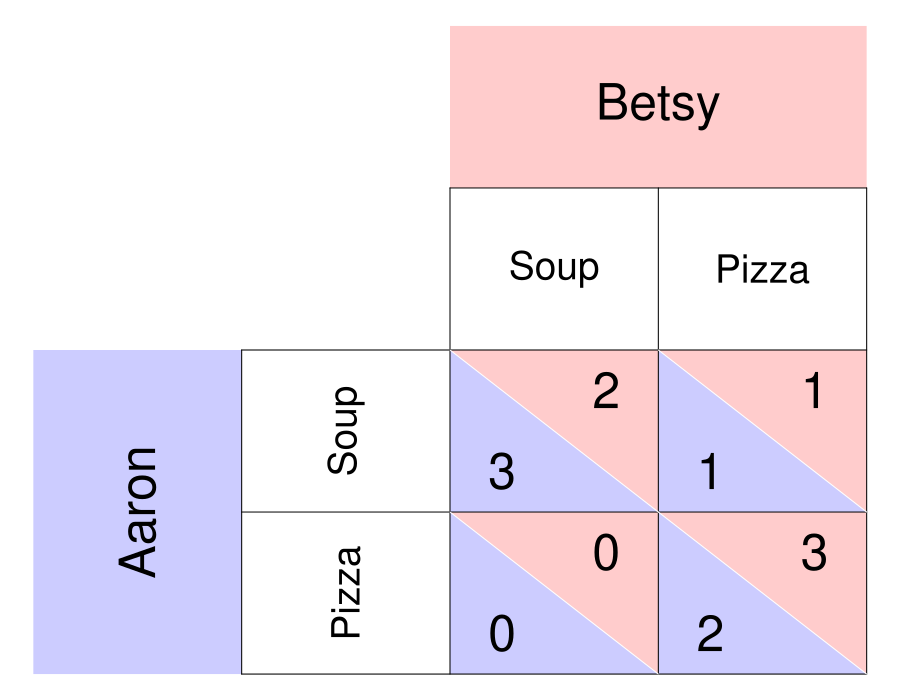

Recreate this plot in R.
require(ggplot2)
require(shape)
pdf(file = "society/aaron_betsy_soup_pizza.pdf", width = 9, height = 7)

par(mar =  c(0, 0, 0, 0))
xlims <- c(0, 8)
ylims <- c(0, 8)

#TextSizes
PlayerSize <- 3
StratSize <- 2.3
PayoffSize <- 3
p1fadelevel <- 0.2
p2fadelevel <- 0.2

#Payoffs are listed as c("NW", "SW", "NE", "SE")

#Considerations for Player 1
P1Name <- c("Aaron")
P1Strat <- c("Soup", "Pizza")
P1Payoffs <- c("3", "0", "1", "2")
P1BR1 <- c("NW") #Must be NW or SW - the BR prints accordingly. 
P1BR2 <- c("SE") #Must be NE or SE - the BR prints accordingly. 
#NW = (5, 3); SW = (5,1); NE = (7, 3); SE = (7, 1)
P1bestsize <- 2.5 #Adjusts size of point indicating best response of P1

#Considerations for Player 2
P2Name <- c("Betsy")
P2Strat <- c("Soup", "Pizza")
P2Payoffs <- c("2", "0", "1", "3")
P2BR1 <- c("NW") #Must be NW or SW - the BR prints accordingly. 
P2BR2 <- c("SE") #Must be NE or SE - the BR prints accordingly. 
P2bestsize <- 4 #Adjusts size of circle indicating best response of P2

plot(0, 0, xlim = xlims, ylim = ylims, type = "n",
     xlab = expression(""),
     ylab = expression(""),
     xaxt = "n", 
     yaxt = "n", 
     cex.lab = 2, 
     bty = "n")



#Color and label for Player 1 and their strategies
polygon(c(0,0,2,2,0), c(0,4,4,0,0), col=rgb(0, 0, 1, p1fadelevel), density=NULL, border = NA)
text(1, 2, P1Name[1], srt = 90, cex = PlayerSize)

text(3, 3, P1Strat[1], cex = StratSize, srt = 90)
text(3, 1, P1Strat[2], cex = StratSize, srt = 90)


#Color and label for Player 2
polygon(c(4,4,8,8,4), c(8,6,6,8,8), col=rgb(1, 0, 0, p2fadelevel), density=NULL, border = NA)
text(6, 7, P2Name[1], cex = PlayerSize)

text(5, 5, P2Strat[1], cex = StratSize)
text(7, 5, P2Strat[2], cex = StratSize)

#NorthWest cell 
#P1
polygon(c(4,4,6,4), c(4,2,2,4), col=rgb(0, 0, 1, p1fadelevel), density=NULL, border = NA)
#P2
polygon(c(4,6,6,4), c(4,4,2,4), col=rgb(1, 0, 0, p2fadelevel), density=NULL, border = NA)

#P1
text(4.5, 2.5, P1Payoffs[1], cex = PayoffSize)
#P2
text(5.5, 3.5, P2Payoffs[1], cex = PayoffSize)

#SouthWest cell  
#P1
polygon(c(4,4,6,4), c(2,0,0,2), col=rgb(0, 0, 1, p1fadelevel), density=NULL, border = NA)
#P2
polygon(c(4,6,6,4), c(2,2,0,2), col=rgb(1, 0, 0, p2fadelevel), density=NULL, border = NA)

#P1
text(4.5, 0.5, P1Payoffs[2], cex = PayoffSize)
#P2
text(5.5, 1.5, P2Payoffs[2], cex = PayoffSize)


#NorthEast cell 
#P1
polygon(c(6,6,8,6), c(4,2,2,4), col=rgb(0, 0, 1, p1fadelevel), density=NULL, border = NA)
#P2
polygon(c(6,8,8,6), c(4,4,2,4), col=rgb(1, 0, 0, p2fadelevel), density=NULL, border = NA)
#P1
text(6.5, 2.5, P1Payoffs[3], cex = PayoffSize)
#P2
text(7.5, 3.5, P2Payoffs[3], cex = PayoffSize)

#SouthEast cell 
#P1
polygon(c(6,6,8,6), c(2,0,0,2), col=rgb(0, 0, 1, p1fadelevel), density=NULL, border = NA)
#P2
polygon(c(6,8,8,6), c(2,2,0,2), col=rgb(1, 0, 0, p2fadelevel), density=NULL, border = NA)
#P1
text(6.5, 0.5, P1Payoffs[4], cex = PayoffSize)
#P2
text(7.5, 1.5, P2Payoffs[4], cex = PayoffSize)


#Lines for the Table
segments(8, 0, 8, 6, lty = 1, col = "black")
segments(4, 6, 8, 6, lty = 1, col = "black")
segments(2, 0, 2, 4, lty = 1, col = "black")
segments(2, 0, 8, 0, lty = 1, col = "black")
segments(2, 4, 8, 4, lty = 1, col = "black")
segments(4, 0, 4, 6, lty = 1, col = "black")
segments(2, 2, 8, 2, lty = 1, col = "black")
segments(6, 0, 6, 6, lty = 1, col = "black")

#Diagonals
#NW
segments(4, 4, 6, 2, lty = 1, col = "white")
#NE
segments(6, 4, 8, 2, lty = 1, col = "white")
#SW
segments(4, 2, 6, 0, lty = 1, col = "white")
#Se
segments(6, 2, 8, 0, lty = 1, col = "white")


# #Best responses 
# #P1 
# if (P1BR1[1] == "NW"){
#   points(5, 3, pch = 16, col = "black", cex = P1bestsize)
# } else{points(5, 1, pch = 16, col = "black", cex = P1bestsize)
# }
# 
# if (P1BR2[1] == "NE"){
#   points(7, 3, pch = 16, col = "black", cex = P1bestsize)
# } else{points(7, 1, pch = 16, col = "black", cex = P1bestsize)
# }
# 
# 
# #P2
# if (P2BR1[1] == "NW"){
#   points(5, 3, pch = 1, col = "black", cex = P2bestsize)
# } else{points(7, 3, pch = 1, col = "black", cex = P2bestsize)
# }
# 
# if (P2BR2[1] == "SW"){
#   points(5, 3, pch = 1, col = "black", cex = P2bestsize)
# } else{points(7, 1, pch = 1, col = "black", cex = P2bestsize)
# }

dev.off()
